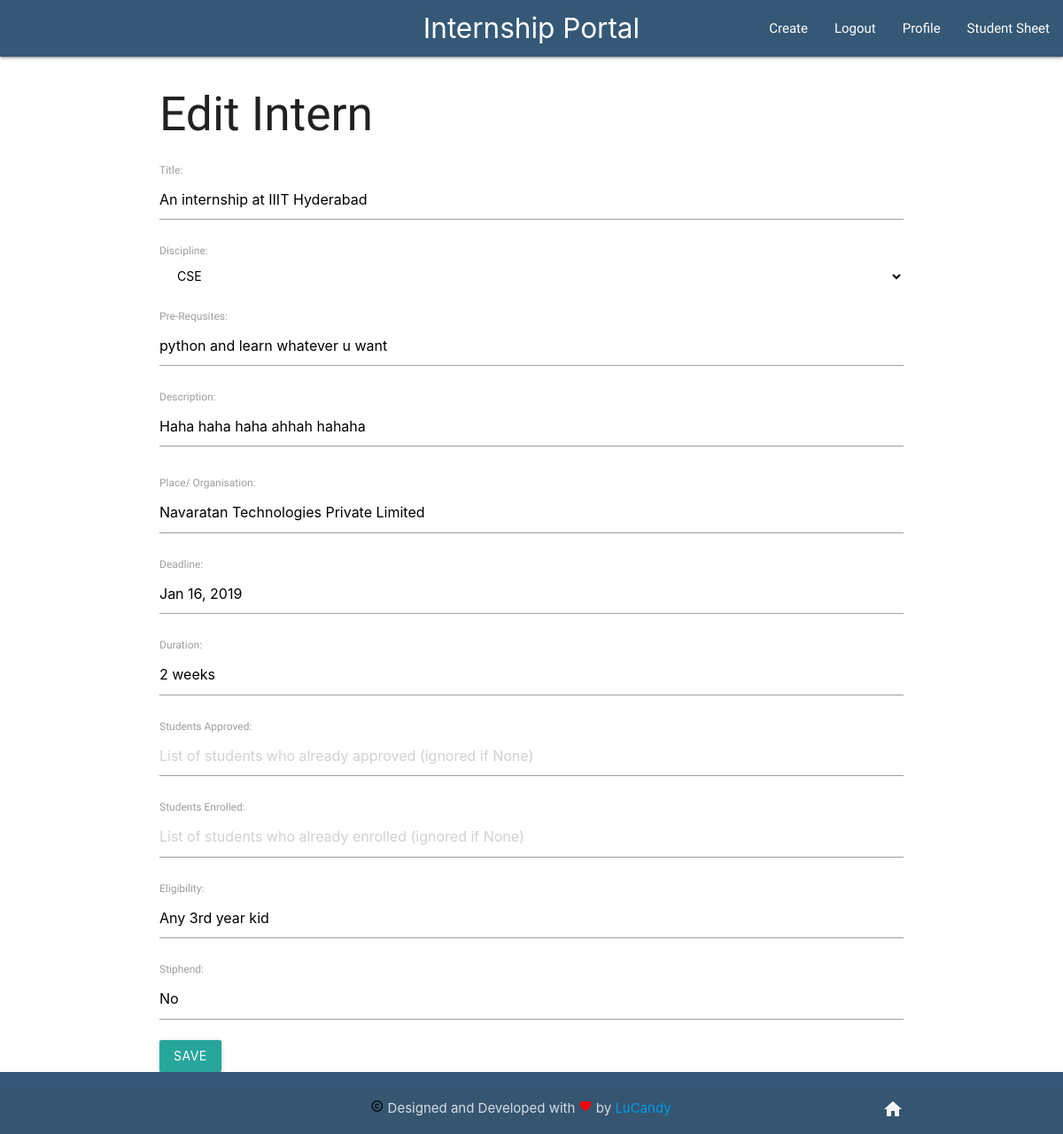
The app's page /interns/6/edit/ (signed in), older data.
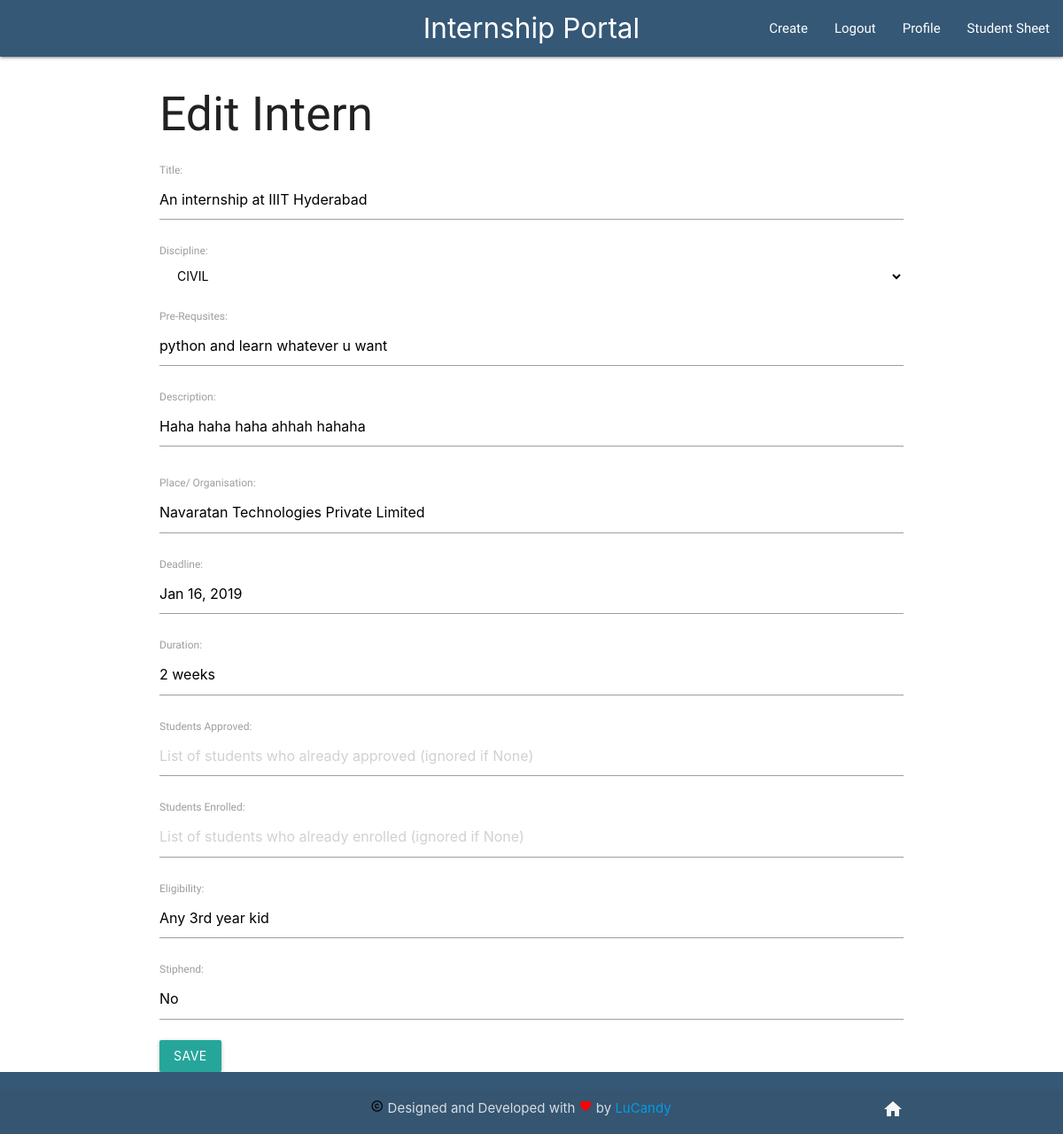
The same page, newer data.
### interns/models.py (models this page shows, shortened)
class Intern(models.Model):
    user = models.ForeignKey(settings.AUTH_USER_MODEL, on_delete=models.DO_NOTHING)
    title = models.CharField(max_length=150)
    discipline=models.CharField(max_length=10)
    preReq = models.CharField(max_length=200)
    description = models.CharField(max_length=1000)
    place = models.CharField(max_length=100)
    eligibility = models.CharField(max_length=50)
    stiphend = models.CharField(max_length=50)
    timestamp = models.DateTimeField(auto_now_add=True)
    dateAdded = models.DateField(auto_now_add=True)
    deadLine = models.CharField(max_length=50)
    duration = models.CharField(max_length=30)
    studentsEnrolled= models.CharField(max_length=200,default='')
    studentsApproved= models.CharField(max_length=200,default='')

### interns/views.py (the view)
# urls.py: path('interns/<int:pk>/edit/', intern_edit, name='intern_edit'),
def intern_edit(request, pk):
    inter = get_object_or_404(Intern, pk=pk)
    if(request.user.id == inter.user_id):
        if request.method == "POST":
            form = InternForm(request.POST, instance=inter)
            if form.is_valid():
                inter = form.save(commit=False)
                inter.user = request.user
                inter.save()
                return redirect('intern_detail_view', pk=inter.id)
        else:
            form = InternForm(instance=inter)
        return render(request, 'edit.html', {'form': form})
    else:
        return render(request,'forbidden.html',{})

### templates/edit.html
{% extends 'base.html' %}
{% block content %}
    <h2>Edit Intern</h2>
    <form method="POST" class="post-form">{% csrf_token %}
        {{ form.as_p }}
        <button type="submit" class="save btn btn-primary">Save</button>
    </form>
{% endblock %}

Row changes from the older to the newer data that the page shows:
changed Intern "An internship at IIIT Hyderabad": discipline "CSE" → "CIVIL"
